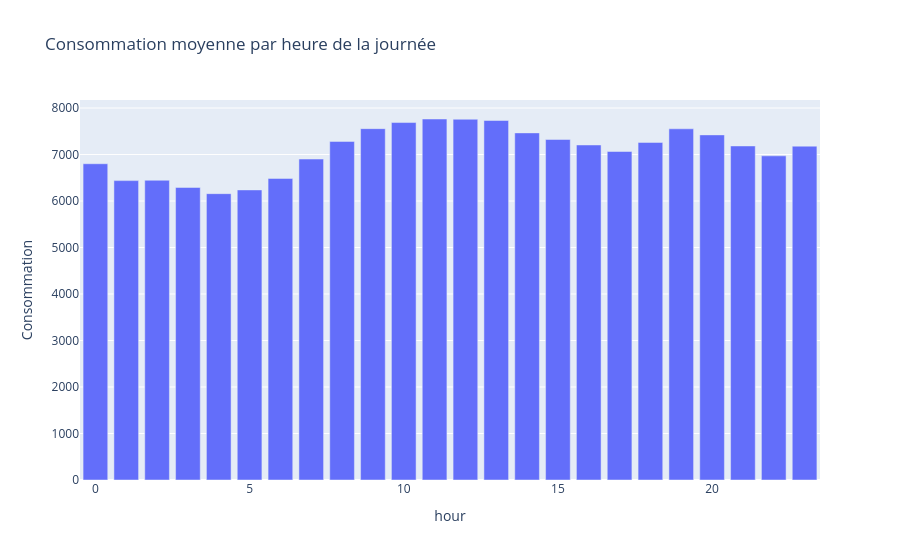

Write notebook code for a chart like this one.
### Code cell
# Saisonnalité horaire
df_hour = (
    df.dropna(subset=["hour","Consommation"])
      .groupby("hour", as_index=False)["Consommation"].mean()
)
fig2 = px.bar(df_hour, x="hour", y="Consommation",
              title="Consommation moyenne par heure de la journée")
fig2.show()

### Figure 1 — Plotly figure (JSON) as saved in the notebook; plotly's stock layout.template omitted (floating-point values rounded to 4 significant figures)
{"data": [{"alignmentgroup": "True", "hovertemplate": "hour=%{x}<br>Consommation=%{y}<extra></extra>", "legendgroup": "", "marker": {"color": "#636efa", "pattern": {"shape": ""}}, "name": "", "offsetgroup": "", "orientation": "v", "showlegend": false, "textposition": "auto", "type": "bar", "x": [0, 1, 2, 3, 4, 5, 6, 7, 8, 9, 10, 11, 12, 13, 14, 15, 16, 17, 18, 19, 20, 21, 22, 23], "xaxis": "x", "y": [6802.0, 6439.0, 6447.0, 6292.0, 6158.0, 6239.0, 6486.0, 6902.0, 7282.0, 7556.0, 7687.0, 7764.0, 7758.0, 7732.0, 7465.0, 7324.0, 7205.0, 7065.0, 7260.0, 7553.0, 7422.0, 7184.0, 6972.0, 7180.0], "yaxis": "y"}], "layout": {"barmode": "relative", "legend": {"tracegroupgap": 0}, "title": {"text": "Consommation moyenne par heure de la journée"}, "xaxis": {"anchor": "y", "domain": [0, 1], "title": {"text": "hour"}}, "yaxis": {"anchor": "x", "domain": [0, 1], "title": {"text": "Consommation"}}}}
